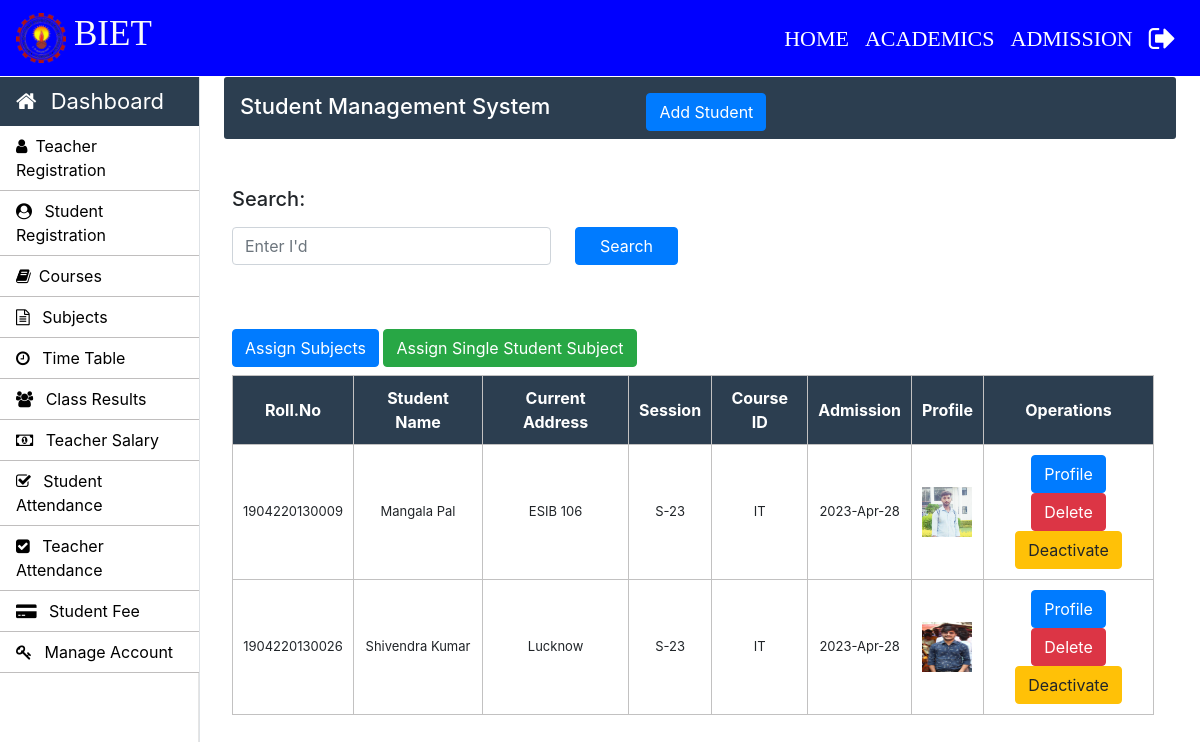
The app's page /Admin/student.php (signed in) with its own data.
### tables this page shows
CREATE TABLE `student_info` (
  `roll_no` varchar(20) NOT NULL,
  `first_name` varchar(30) NOT NULL,
  `middle_name` varchar(30) NOT NULL,
  `last_name` varchar(30) NOT NULL,
  `father_name` varchar(30) NOT NULL,
  `email` varchar(30) NOT NULL,
  `mobile_no` varchar(11) NOT NULL,
  `course_code` varchar(11) NOT NULL,
  `session` varchar(10) NOT NULL,
  `profile_image` varchar(100) NOT NULL,
  `prospectus_issued` varchar(10) NOT NULL,
  `prospectus_amount` varchar(10) NOT NULL,
  `form_b` varchar(20) NOT NULL,
  `applicant_status` varchar(20) NOT NULL,
  `application_status` varchar(20) NOT NULL,
  `cnic` varchar(15) NOT NULL,
  `dob` varchar(10) NOT NULL,
  `other_phone` varchar(11) NOT NULL,
  `gender` varchar(10) NOT NULL,
  `permanent_address` varchar(150) NOT NULL,
  `current_address` varchar(150) NOT NULL,
  `place_of_birth` varchar(150) NOT NULL,
  `matric_complition_date` varchar(10) NOT NULL,
  `matric_awarded_date` varchar(10) NOT NULL,
  `matric_certificate` varchar(100) NOT NULL,
  `fa_complition_date` varchar(10) NOT NULL,
  `fa_awarded_date` varchar(10) NOT NULL,
  `fa_certificate` varchar(100) NOT NULL,
  `ba_complition_date` varchar(10) NOT NULL,
  `ba_awarded_date` varchar(10) NOT NULL,
  `ba_certificate` varchar(100) NOT NULL,
  `semester` int(11) NOT NULL,
  `total_marks` int(11) NOT NULL,
  `obtain_marks` int(11) NOT NULL,
  `state` varchar(20) NOT NULL,
  `admission_date` timestamp NOT NULL DEFAULT current_timestamp() ON UPDATE current_timestamp()
);

### Admin/student.php (the view, shortened to what this page needs)
<?php
		require_once "../connection/connection.php";
	?>
<!doctype html>
<html lang="en">
	<head>
	</head>
	<body>
		<?php include('../common/common-header.php') ?>
		<?php include('../common/admin-sidebar.php') ?>
		<main role="main" class="col-xl-10 col-lg-9 col-md-8 ml-sm-auto px-md-4 w-100">
			<div class="sub-main">
				<div class="text-center d-flex flex-wrap flex-md-nowrap pt-3 pb-2 mb-3 text-white admin-dashboard pl-3">
					<div class="d-flex">
						<h4 class="mr-5">Student Management System </h4>
						<button type="button" class="btn btn-primary ml-5" data-toggle="modal" data-target=".bd-example-modal-lg">Add Student</button>
					</div>
				</div>
				<div class="col-md-2 pt-3 w-100">
					</div>
				</div>
				<div class="row w-100">
					<div class="col-md-12 ml-2">
						<section class="mt-3">
							<div class="row">
								<div class="col-md-6">
									<form action="search_student.php" method="post">
										<div class="form-group">
											<label for="exampleInputPassword1"><h5>Search:</h5></label>
											<div class="d-flex">
												<input type="text" name="search" id="search" class="form form-control" placeholder="Enter I'd">
												<input class="btn btn-primary px-4 ml-4" type="submit" name="btnSearch" value="Search">
											</div>
										</div>
									</form>
								</div>
								<div class="col-md-12 pt-5 mb-2">
									<button type="button" class="btn btn-primary ml-auto" data-toggle="modal" data-target=".bd-example-modal-lg1">Assign Subjects</button>
									<a class="btn btn-success" href="asign-single-student-subjects.php"> Assign Single Student Subject</a>
								</div>
							</div>
							<table class="w-100 table-elements mb-5 table-three-tr text-center" cellpadding="10">
								<tr class="table-tr-head table-three text-white">
									<th>Roll.No</th>
									<th>Student Name</th>
									<th>Current Address</th>
									<th>Session</th>
									<th>Course ID</th>
									<th>Admission</th>
									<th>Profile</th>
									<th colspan="1">Operations</th>
								</tr>
								<?php
								$query="select first_name,middle_name,admission_date,last_name,current_address,session,roll_no,form_b ,profile_image,course_code from student_info";
								$run=mysqli_query($con,$query);
								while($row=mysqli_fetch_array($run)) {?>
									<tr>
										<td><?php echo $row["roll_no"] ?></td>
										<td><?php echo $row["first_name"]." ".$row["middle_name"]." ".$row["last_name"] ?></td>
										<td><?php echo $row["current_address"] ?></td>
										<td><?php echo $row["session"] ?></td>
										<td><?php echo $row["course_code"] ?></td>
										<td><?php echo date("Y-M-d",strtotime($row["admission_date"])); ?></td>
										<td><?php $profile_image= $row["profile_image"] ?>
										<img height='50px' width='50px' src='<?php echo "images/$profile_image"; ?>' >
										</td>
										<td width='170'>
										<?php
										$roll_no_us = $row['roll_no'];
										$account = "";
										$query1="select * from login where user_id='$roll_no_us'";
										$run1=mysqli_query($con,$query1);
										if($run1){
										$row1=mysqli_fetch_assoc($run1);
										  $account = $row1['account'];
									}
									?>
											<?php
												echo "<a class='btn btn-primary' href=display-student.php?roll_no=".$row['roll_no'].">Profile</a>
												<a class='btn btn-danger'  onclick='return confirm(\"Are you sure?\")' href=delete-function.php?roll_no=".$row['roll_no'].">Delete</a>";
												if($account == ""){
												echo "<a class='btn btn-warning' href=activate-function.php?record='Activate'&roll_no=".$row['roll_no'].">Activate</a> ";
												}else{
													echo "<a class='btn btn-warning' href=activate-function.php?roll_no=".$row['roll_no'].">Deactivate</a> "  ;
												}
											?>
										</td>
									</tr>
								<?php }
								?>
							</table>
						</section>
					</div>
				</div>
		</main>
	</body>
</html>

### Common/common-header.php (shortened to what this page needs)
<!doctype html>
<html lang="en">
	<head>
      <link rel="stylesheet" type="text/css" href="../bootstrap/css/bootstrap.min.css">
      <link rel="stylesheet" type="text/css" href="../css/footer.css">
      <link rel="stylesheet" type="text/css" href="../css/style.css">
    <link rel="stylesheet" href="https://stackpath.bootstrapcdn.com/font-awesome/4.7.0/css/font-awesome.min.css">
  </head>
  <body>
    <nav class="navbar navbar-expand-lg navbar-dark header-back sticky-top header-navbar-fonts">
      <a class="navbar-brand d-flex align-items-center" href="../index.php">
        <img src="../images/biet1.png" class="logo-image" width="50" height="50">
        <h3 class="text-light text-uppercase ml-2">BIET</h3>
      </a>
      <div class="collapse navbar-collapse" id="navbarNavDropdown">
        <ul class="navbar-nav ml-auto">
          <li class="nav-item active">
            <a class="nav-link" href="../index.php">HOME<span class="sr-only">(current)</span></a>
          </li>
          <li class="nav-item active">
            <a class="nav-link" href="../academics.php">ACADEMICS<span class="sr-only">(current)</span></a>
          </li>
          <li class="nav-item active">
            <a class="nav-link" href="../admission.php">ADMISSION<span class="sr-only">(current)</span></a>
          </li>
          <li class="nav-item active">
            <a class="nav-link" href="../login/logout.php"><i class="fa fa-sign-out text-white fa-lg" aria-hidden="true"></i><span class="sr-only">(current)</span></a>
          </li>
        </ul>
      </div>
    </nav>

### Common/admin-sidebar.php (shortened to what this page needs)
 <nav id="sidebarMenu" class="">
<div class="col-xl-2 col-lg-3 col-md-4 sidebar position-fixed border-right">
     <div class="sidebar-header">
       <div class="nav-item">
           <a class="nav-link text-white" href="../admin/admin-index.php">
               <i class="fa fa-home mr-2" aria-hidden="true"></i> Dashboard
           </a>
       </div>
     </div>
     <ul class="nav flex-column">
       <li class="nav-item">
         <a class="nav-link" href="../admin/Teacher.php">
           <i class="fa fa-user mr-2" aria-hidden="true"></i>Teacher Registration
         </a>
     </li>
       <li class="nav-item">
         <a class="nav-link" href="../admin/Student.php">
           <i class="fa fa-user-circle mr-2" aria-hidden="true"></i> Student Registration
         </a>
       </li>
       <li class="nav-item">
         <a class="nav-link" href="../admin/Courses.php">
           <i class="fa fa-book mr-2" aria-hidden="true"></i>Courses
         </a>
       </li>
       <li class="nav-item">
         <a class="nav-link" href="../admin/subjects.php">
           <i class="fa fa-file-text-o mr-2" aria-hidden="true"></i> Subjects
         </a>
       </li>
       <li class="nav-item">
         <a class="nav-link" href="../admin/time-table.php">
            <i class="fa fa-clock-o mr-2" aria-hidden="true"></i> Time Table
         </a>
 </li>
       <li class="nav-item">
         <a class="nav-link" href="../admin/class-result.php">
           <i class="fa fa-users mr-2" aria-hidden="true"></i> Class Results
         </a>
       </li>
       <li class="nav-item">
         <a class="nav-link" href="../admin/teacher-salary.php">
           <i class="fa fa-money mr-2" aria-hidden="true"></i> Teacher Salary
         </a>
       </li>
       <li class="nav-item">
         <a class="nav-link" href="../admin/student-attendance.php">
           <i class="fa fa-check-square-o mr-2" aria-hidden="true"></i> Student Attendance
         </a>
       </li>
       <li class="nav-item">
         <a class="nav-link" href="../admin/teacher-attendance.php">
           <i class="fa fa-check-square mr-2" aria-hidden="true"></i> Teacher Attendance
         </a>
       </li>
       <li class="nav-item">
         <a class="nav-link" href="../admin/student-fee.php">
           <i class="fa fa-credit-card-alt mr-2" aria-hidden="true"></i> Student Fee
         </a>
       </li>
       <li class="nav-item">
         <a class="nav-link" href="../admin/manage-accounts.php">
           <i class="fa fa-key mr-2" aria-hidden="true"></i> Manage Account
         </a>
       </li>
     </ul>
   </div>
 </nav>

### Css/footer.css (style rules this page uses)
.footer-top h2,h3 { color: #fff; }

### Css/style.css (style rules this page uses)
h3 { font-size: 25px; }
h4 { font-size: 22px; }
.header-back { background: color(rec2020 0.35 0.32 8.32 / 1); }
.header-navbar-fonts { font-family: Cambria, Cochin, Georgia, Times, 'Times New Roman', serif; }
.header-navbar-fonts h3 { font-size: 35px !important; }
.header-navbar-fonts ul li a { font-size: 22px !important; }
.sidebar { padding: 0; margin-top: 1px; height: 100%; box-shadow: inset -1px 0 0 rgba(0, 0, 0, .1); background-color: #fff; }
.sidebar-header { background: #2c3e50; font-size: 22px !important; }
.sidebar ul { background-color: #ffffff; }
.sidebar ul li { border-bottom: 1px solid rgb(192, 190, 190); }
.sidebar ul li a { font-size: 16px !important; color: black; }
.admin-dashboard { margin-top: 1px !important; background: #2c3e50 !important; border-radius: 3px; }
.table-elements tr, td, th { font-size: 13px; border: 1px solid rgb(194, 193, 193); padding-left: 10px !important; }
.table-three { background: #2c3e50 !important; }
.table-tr-head { height: 45px !important; padding: 10px !important; margin-top: 5px !important; }
.table-font-for-transcript td, th { font-size: 16px !important; }

### records on screen
student_info: roll_no "1904220130009", first_name "Mangala", last_name "Pal", current_address "ESIB 106", session "S-23", course_code "IT", admission_date "2023-Apr-28", profile_image (picture)
student_info: roll_no "1904220130026", first_name "Shivendra", last_name "Kumar", current_address "Lucknow", session "S-23", course_code "IT", admission_date "2023-Apr-28", profile_image (picture)
